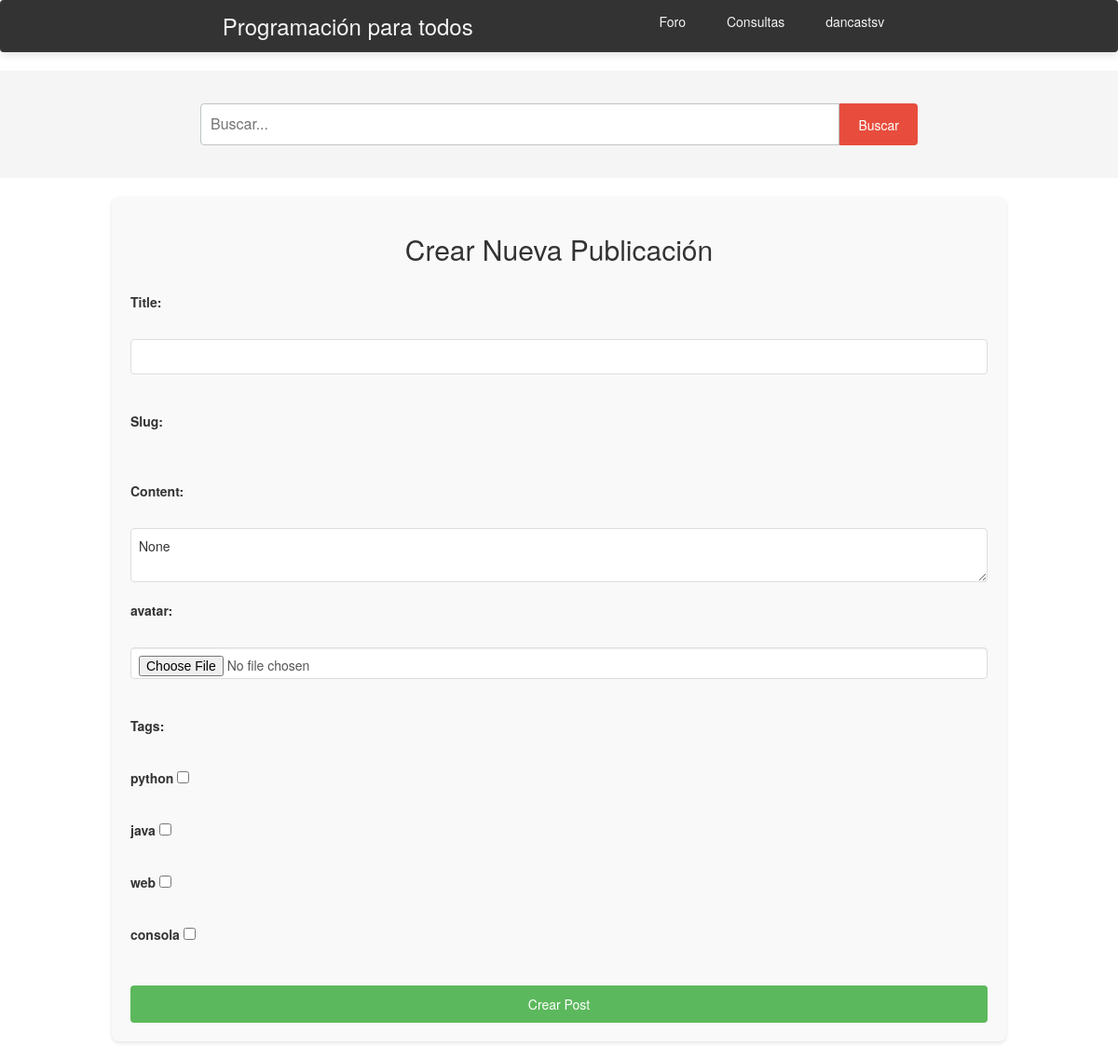
The page /newpost (signed in) on the database its author committed.
### forum/models.py (models this page shows)
class Tag(models.Model):
    name = models.CharField(max_length=50, unique=True)
    def __str__(self):
        return self.name

### forum/views.py (the view)
# urls.py: path('newpost', views.create_post, name='create_post'),
@login_required
def create_post(request):
    if request.method == 'POST':
        form = PostForm(request.POST, request.FILES)
        if form.is_valid():
            post = form.save(commit=False)
            post.author = request.user
            post.save()
            form.save_m2m()
            return redirect('post_details', pk=post.pk)
    else:
        form = PostForm()
    return render(request, 'newpost.html', {'form': form})

### forum/forms.py (shortened to what this page needs)
class PostForm(forms.ModelForm):
    title = forms.CharField(max_length=100)
    slug = forms.SlugField(widget=forms.HiddenInput())
    content = forms.CharField(widget=CKEditorWidget())
    image = forms.ImageField(label= "avatar",required=False,widget=forms.FileInput(attrs={'class':'form-control'}))  # Campo de imagen opcional
    tags = forms.ModelMultipleChoiceField(
        queryset=Tag.objects.all(),
        widget=forms.CheckboxSelectMultiple,
        required=False
    )
    class Meta:
        model = Post
        fields = ['title', 'slug', 'content', 'image', 'tags']

### forum/templates/newpost.html (shortened to what this page needs)
{% extends "base.html" %}
{% load static %}
{% block content %}
  <link rel="stylesheet" href="{% static 'css/post.css' %}">
  <link href="https://stackpath.bootstrapcdn.com/bootstrap/3.4.1/css/bootstrap.min.css" rel="stylesheet">
  <div class="post-form">
    <h2>Crear Nueva Publicación</h2>
    <form method="post" enctype="multipart/form-data">
        {{ form.title.label_tag }}<br>
        {{ form.title }}<br>
        {{ form.slug.label_tag }}<br>
        {{ form.slug }}<br>
        {{ form.content.label_tag }}<br>
        <textarea id="editor" name="content">{{ form.content.value }}</textarea>
        {{ form.image.label_tag }}<br>
        {{ form.image }}<br>
{{ form.tags.label_tag }}<br>
{% for tag in form.tags %}
  <label>
    {{ tag.choice_label }}
    {{ tag.tag }}
  </label><br>
{% endfor %}
        <button type="submit">Crear Post</button>
    </form>
</div>
{% endblock content %}

### forum/templates/base.html (shortened to what this page needs)
{% load static %}<!DOCTYPE html>
<html lang="es">
<head>
  <link rel="stylesheet" href="{% static 'css/base.css' %}">
</head>
<body>
  <nav class="navbar">
    <div class="logo"><a class="papu" href="{% url 'inicio' %}">Programación para todos</a></div>
    <ul class="nav-list">
      <li><a href="{% url 'foro' %}">Foro</a></li>
      <li><a href="#">Consultas</a></li>
      <li class="user-dropdown">
        <a href="#">{{ request.user }}</a>
      </li>
    </ul>
  </nav>
  <header class="header">
    <div class="search-bar">
      <form method="get" action="{% url 'search_results' %}">
        <input type="text" name="query" placeholder="Buscar...">
        <input type="submit" value="Buscar">
    </form>
    </div>
  </header>
  {% block content %}{% endblock content %}
</body>
</html>

### static/css/base.css (style rules this page uses)
* { margin: 0; padding: 0; box-sizing: border-box; }
body { font-family: 'Arial', sans-serif; background-color: #f5f5f5; color: #333; }
.navbar { display: flex; justify-content: space-between; align-items: center; padding: 10px 50px; background-color: #333; color: #ffffff; box-shadow: 0 4px 8px rgba(0, 0, 0, 0.1); }
.logo a { color: #f5f5f5; font-size: 24px; text-decoration: none; transition: color 0.3s; }
.nav-list { list-style-type: none; display: flex; gap: 20px; }
.nav-list a { text-decoration: none; color: #f5f5f5; padding: 8px 12px; border-radius: 4px; transition: background-color 0.3s; }
.user-dropdown { position: relative; }
.header { background-color: #f5f5f5; padding: 20px 0; }
.search-bar { max-width: 800px; margin: 0 auto; padding: 15px; display: flex; justify-content: center; align-items: center; }
.search-bar form { width: 100%; display: flex; justify-content: space-between; }
.search-bar input[type="text"] { flex: 1; padding: 10px; border: 1px solid #bdc3c7; border-radius: 4px 0 0 4px; outline: none; font-size: 16px; }
.search-bar input[type="submit"] { padding: 10px 20px; border: none; background-color: #e74c3c; color: white; cursor: pointer; border-radius: 0 4px 4px 0; }

### static/css/post.css (style rules this page uses)
.post-form { width: 80%; margin: 20px auto; padding: 20px; background-color: #f9f9f9; border-radius: 8px; box-shadow: 0 2px 4px rgba(0, 0, 0, 0.1); }
.post-form h2 { text-align: center; margin-bottom: 20px; }
.post-form form { display: flex; flex-direction: column; }
.post-form form > label { margin-top: 10px; }
.post-form form > input, .post-form form > textarea, .post-form form > select { padding: 8px; margin-top: 5px; margin-bottom: 10px; border: 1px solid #ddd; border-radius: 4px; width: 100%; }
.post-form label { display: inline-block; margin-right: 10px; }
button[type="submit"] { background-color: #5cb85c; color: white; padding: 10px 15px; border: none; border-radius: 4px; cursor: pointer; margin-top: 20px; }

### rows shown on the page
Tag: choice_label "python"
Tag: choice_label "java"
Tag: choice_label "web"
Tag: choice_label "consola"

### other values the page prints
{{ request.user }} "dancastsv"
